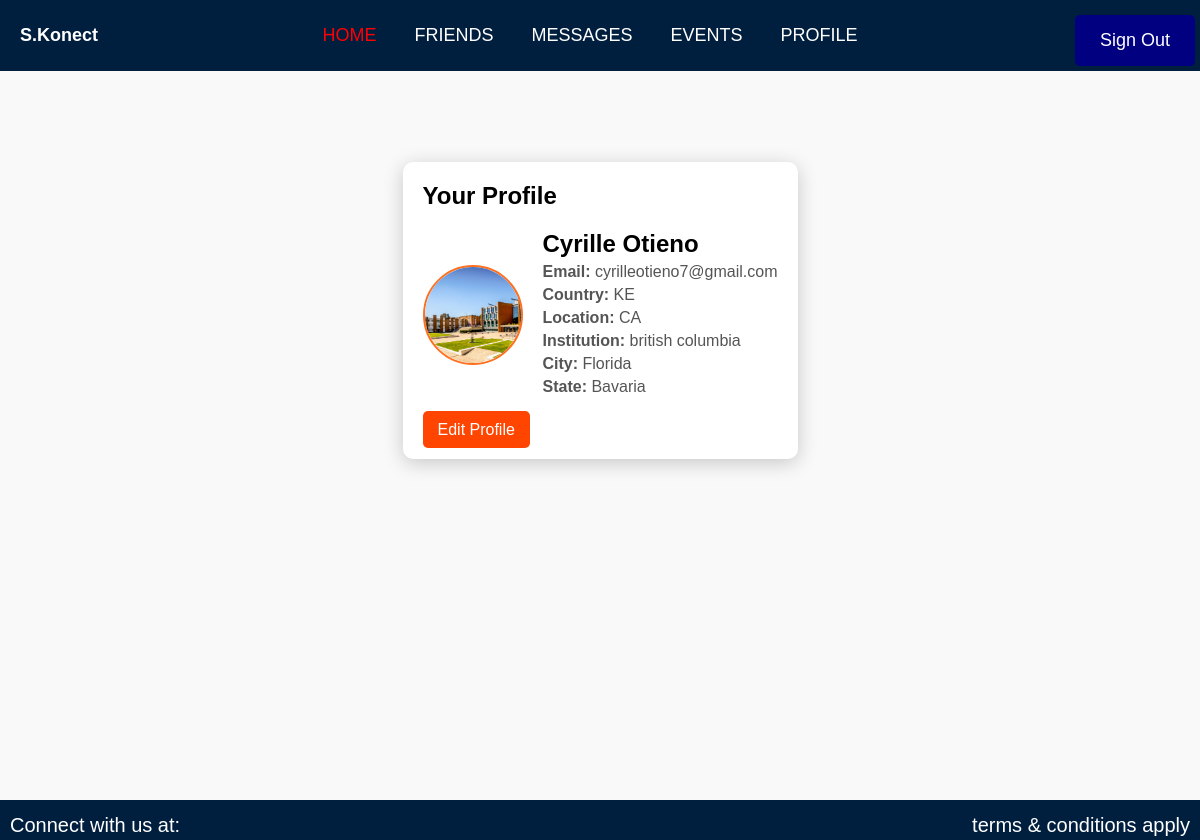
Screenshot of /profile (signed in) with the database file from the repository.
### authentication/models.py (models this page shows, shortened)
class UserProfile(models.Model):
    user = models.OneToOneField(CustomUser, on_delete=models.CASCADE)
    country = models.CharField(max_length=100, null=True, blank=True)
    location = models.CharField(max_length=100, null=True, blank=True)
    institution = models.CharField(max_length=100, null=True, blank=True)
    city = models.CharField(max_length=100, null=True, blank=True)
    state = models.CharField(max_length=100, null=True, blank=True)
    profile_picture = models.ImageField(upload_to='profile_pictures/', null=True, blank=True)

class CustomUser(AbstractUser):
    country = models.CharField(max_length=100, null=True, blank=True)
    location = models.CharField(max_length=100, null=True, blank=True)
    institution = models.CharField(max_length=100, null=True, blank=True)
    city = models.CharField(max_length=100, null=True, blank=True)
    state = models.CharField(max_length=100, null=True, blank=True)
    zip_code = models.CharField(max_length=20, null=True, blank=True)
    otp = models.CharField(max_length=6, blank=True, null=True)
    otp_created_at = models.DateTimeField(blank=True, null=True)
    otp_verified = models.BooleanField(default=False)
    profile_picture = models.ImageField(upload_to='profile_pictures/', null=True, blank=True)
    password_reset_token = models.CharField(max_length=36, blank=True, null=True)
    token_created_at = models.DateTimeField(blank=True, null=True)
    is_verified = models.BooleanField(default=False)

### authentication/views.py (the view)
# urls.py: path('profile', views.profile_view, name='profile_view'),
def profile_view(request):
    if request.user.is_authenticated:
        profile = get_object_or_404(UserProfile, user=request.user)
        return render(request, "authentication/profile.html", {'profile': profile})
    else:
        return redirect('login')

### templates/authentication/profile.html (shortened to what this page needs)
{% extends "authentication/nav2.html" %}
{% load static %}
{% block content %}
<section id="profile">
    <div class="profile-container">
        <h1>Your Profile</h1>
        <div class="profile-header">
            <img src="{% if profile.profile_picture %}{{ profile.profile_picture.url }}{% else %}{% static 'images/default_profile.png' %}{% endif %}" alt="Profile Picture" class="profile-image">
            <div class="profile-info">
                <h2>{{ profile.user.first_name }} {{ profile.user.last_name }}</h2>
                <p><strong>Email:</strong> {{ profile.user.email }}</p>
                <p><strong>Country:</strong> {{ profile.country }}</p>
                <p><strong>Location:</strong> {{ profile.location }}</p>
                <p><strong>Institution:</strong> {{ profile.institution }}</p>
                <p><strong>City:</strong> {{ profile.city }}</p>
                <p><strong>State:</strong> {{ profile.state }}</p>
            </div>
        </div>
        <div class="edit-profile-button">
            <a href="{% url 'edit_profile' %}" class="edit-button">Edit Profile</a>
        </div>
    </div>
</section>
{% endblock %}

### static/css/base.css (style rules this page uses)
* { padding: 0; margin: 0; box-sizing: border-box; text-decoration: none; list-style: none; }
body { font-family: "Arial", sans-serif, "Itim", cursive; height: 100vh; }
p { margin: 0; }
.profile-image { width: 120px; height: 120px; border-radius: 50%; object-fit: cover; border: 3px solid #ddd; }
p { text-align: center; }
p { text-align: center; margin-top: 10px; }
h1 { margin-bottom: 20px; font-size: 24px; }
#profile { display: flex; align-items: center; justify-content: center; height: 100vh; background-color: #f9f9f9; }
.profile-container { max-width: 750px; margin-top: -180px; border-radius: 10px; box-shadow: 0 4px 20px rgba(0, 0, 0, 0.2); padding: 20px; background-color: white; transition: transform 0.3s ease, box-shadow 0.3s ease; }
.profile-header { display: flex; align-items: center; margin-bottom: 20px; }
.profile-image { width: 100px; height: 100px; border-radius: 50%; margin-right: 20px; object-fit: cover; border: 2px solid #ff6f20; }
.profile-info { flex-grow: 1; }
.profile-info p { margin: 5px 0; font-size: 16px; color: #555; text-align: left; }
.edit-button { background-color: orangered; color: white; padding: 10px 15px; border: none; border-radius: 5px; cursor: pointer; transition: background-color 0.3s ease, transform 0.3s ease; }

### rows the page displays
UserProfile: profile_picture (picture), user.first_name "Cyrille", user.last_name "Otieno", user.email "cyrilleotieno7@gmail.com", country "KE", location "CA", institution "british columbia", city "Florida", state "Bavaria"
